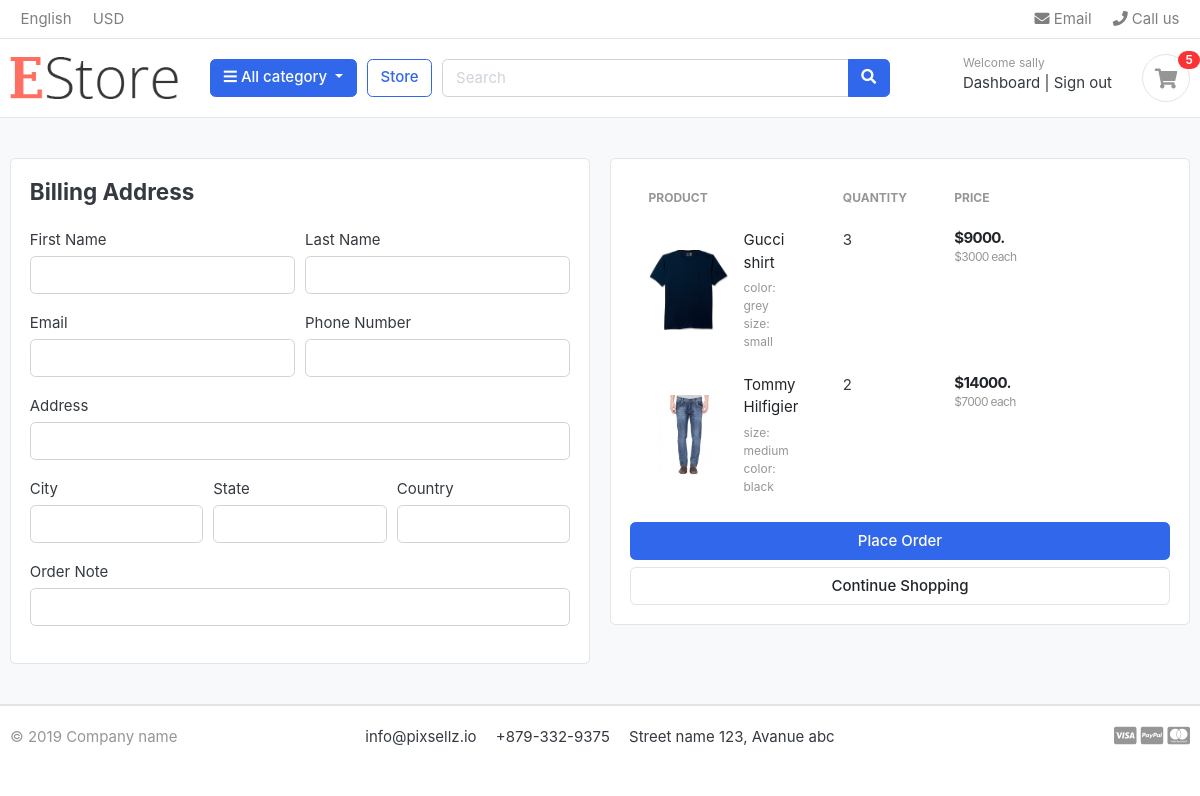
The app's page /cart/checkout/ (signed in) with its own data.
### accounts/models.py (models this page shows, shortened)
class Account(AbstractBaseUser, PermissionsMixin):
    first_name= models.CharField(max_length=50)
    last_name= models.CharField(max_length=50)
    username= models.CharField(max_length=50, unique=True)
    email= models.EmailField(max_length=100, unique=True)
    phone_number= models.CharField(max_length=50)
    date_joined=models.DateTimeField(auto_now_add=True)
    last_login=models.DateTimeField(auto_now_add=True)
    is_admin = models.BooleanField(default=False)
    is_staff = models.BooleanField(default=False)
    is_active = models.BooleanField(default=False)
    is_superadmin = models.BooleanField(default=False)
    USERNAME_FIELD="email"
    REQUIRED_FIELDS=['username','first_name','last_name']
    objects=MyAccountManager()

### cart/models.py (models this page shows, shortened)
class Cart_item(models.Model):
    user=models.ForeignKey(Account, on_delete=models.CASCADE, null=True)
    product=models.ForeignKey(Product, on_delete=models.CASCADE)
    variation=models.ManyToManyField(Variation, blank=True)
    cart=models.ForeignKey(Cart, on_delete=models.CASCADE, null=True)
    quantity=models.IntegerField()
    is_active=models.BooleanField(default=True)
    def sub_total(self):
        return self.product.price*self.quantity

### store/models.py (models this page shows, shortened)
class Product(models.Model):
    product_name = models.CharField(max_length=200, unique=True)
    slug= models.SlugField(max_length=200, unique=True)
    description = models.TextField(blank=True)
    price=models.IntegerField()
    images=models.ImageField(upload_to='photos/products')
    stock=models.IntegerField()
    is_available=models.BooleanField(default=True)
    category= models.ForeignKey(Category, on_delete=models.CASCADE)
    created_date=models.DateTimeField(auto_now_add=True)
    modified_date=models.DateField(auto_now=True)
    def get_url(self):
        return reverse ('product_details', args=[self.category.slug,self.slug])

class Variation(models.Model):
    product=models.ForeignKey(Product,on_delete=models.CASCADE)
    variation_category=models.CharField(max_length=500, choices=variation_category_choice)
    variation_value=models.CharField(max_length=60)
    is_active=models.BooleanField(default=True)
    created_date=models.DateTimeField(auto_now_add=True)
    objects=VariationManager()

### cart/views.py (the view)
# urls.py: path('checkout/', check_out, name="checkout"),
@login_required(login_url="signin")
def check_out(request,total=0, quantity=0, cart_item=None):
    try:
        tax=0
        grand_total=0
        if request.user.is_authenticated:
            cart_items=Cart_item.objects.filter(user=request.user, is_active=True)
        else:
            cart=Cart.objects.get(cart_id=_cart_id(request))
            cart_items=Cart_item.objects.filter(cart=cart, is_active=True)
        for cart_item in cart_items:
            total+=cart_item.product.price*cart_item.quantity
            quantity+=cart_item.quantity
        tax=2*total/100
        grand_total=tax+total
    except ObjectDoesNotExist:
        pass
    context={
        'total':total,
        'quantity':quantity,
        'cart_items':cart_items,
        'grand_total':grand_total,
        'tax':tax
    }
    return render(request, 'checkout.html', context)

### cart/context_processor.py (called while the page is built)
def counter(request):
    count=0
    if 'admin' in request.path:
        return {}
    else:
        try:
            cart=Cart.objects.filter(cart_id=_cart_id(request))
            if request.user.is_authenticated:
                print(request.user.is_authenticated)
                cart_items=Cart_item.objects.all().filter(user=request.user)
            else:
                cart_items=Cart_item.objects.all().filter(cart=cart[:1])
            for cart_item in cart_items:
                count+=cart_item.quantity
        except ObjectDoesNotExist:
            count=0
        return dict(count=count)

### cart/views.py (called while the page is built)
def _cart_id(request):
    cart = request.session.session_key
    if not cart:
        cart = request.session.create()
    return cart

### category/context_processors.py (called while the page is built)
def menu_links(request):
    links=Category.objects.all()
    return dict(links=links)

### category/models.py (called while the page is built)
    def get_url(self):
        return reverse ('store_category', args=[self.slug])

### templates/checkout.html (shortened to what this page needs)
{% extends 'base.html' %}
{% block content %}
{% load static %}
<section class="section-content padding-y bg">
<div class="container">
<div class="row">
	<aside class="col-lg-6">
<div class="card">
    <div class="card-body">
        <h4 class="card-title mb-4">Billing Address</h4>
        <form
       method ='POST' action="{% url 'place_order' %}" >
            <div class="form-row">
                <div class="col form-group">
                    <label for="">First Name</label>
                    <input type="text" name="first_name" class="form-control">
                </div>
                 <div class="col form-group">
                    <label for="">Last Name</label>
                    <input type="text" name="last_name" class="form-control">
                </div>
            </div>
            <div class="form-row">
                <div class="col form-group">
                    <label for="">Email</label>
                    <input type="email" name="email" class="form-control">
                </div>
                 <div class="col form-group">
                    <label for="">Phone Number</label>
                    <input type="text" name="phone" class="form-control">
                </div>
            </div>
            <div class="form-row">
                <div class="col form-group">
                    <label for="">Address </label>
                    <input type="text" name="address" class="form-control">
                </div>
            </div>
            <div class="form-row">
                <div class="col form-group">
                    <label for="">City</label>
                    <input type="text" name="city" class="form-control">
                </div>
                 <div class="col form-group">
                    <label for="">State</label>
                    <input type="text" name="state" class="form-control" required>
                </div>
                <div class="col form-group">
                    <label for="">Country</label>
                    <input type="text" name="country" class="form-control" required>
                </div>
            </div>
            <div class="form-row">
                <div class="col form-group">
                    <label for="">Order Note</label>
                    <input type="text" name="order_note" class="form-control">
                </div>
            </div>
    </div>
</div>
	</aside>
	<aside class="col-lg-6">
		<div class="card">
		<div class="card-body">
        <table class="table table-borderless table-shopping-cart">
<thead class="text-muted">
<tr class="small text-uppercase">
  <th scope="col">Product</th>
  <th scope="col" width="120">Quantity</th>
  <th scope="col" width="120">Price</th>
  <th scope="col" class="text-right" width="200"> </th>
</tr>
</thead>
<tbody>
{% for cart_item in cart_items%}
<tr>
	<td>
		<figure class="itemside align-items-center">
			<div class="aside"><img src="{{cart_item.product.images.url}}" class="img-sm"></div>
			<figcaption class="info">
				<a href="{{cart_item.product.get_url}}" class="title text-dark">{{ cart_item.product.product_name }}</a>
				{% if cart_item.variation.all %}
				{% for item in cart_item.variation.all %}
				<p class="text-muted small">{{item.variation_category}}: {{item.variation_value}}<br> </p>
				{% endfor %}
				{% endif %}
			</figcaption>
		</figure>
	</td>
	<td>
    <label for="">{{cart_item.quantity}}</label>
	</td>
	<td>
		<div class="price-wrap">
			<var class="price">${{cart_item.sub_total}}.</var>
			<small class="text-muted"> ${{cart_item.product.price}} each </small>
		</div>
	</td>
</tr>
{% endfor %}
</tbody>
</table>
            <button type="submit" name="submit" class="btn btn-primary btn-block">Place Order</button>
            <a href="{% url 'store' %}" name="submit" class="btn btn-light btn-block">Continue Shopping</a>
		</div>
		</div>
</aside>
</div>
</div>
</section>
</body>
</html>
{% endblock %}

### templates/includes/navbar.html (shortened to what this page needs)
{% load static %}
<header class="section-header">
<nav class="navbar p-md-0 navbar-expand-sm navbar-light border-bottom">
<div class="container">
  <div class="collapse navbar-collapse" id="navbarTop4">
    <ul class="navbar-nav mr-auto">
    	<li class="nav-item dropdown">
		 	<a href="#" class="nav-link">   English </a>
		</li>
		<li class="nav-item dropdown">
			<a href="#" class="nav-link"> USD </a>
		</li>
    </ul>
    <ul class="navbar-nav">
		<li><a href="#" class="nav-link"> <i class="fa fa-envelope"></i> Email </a></li>
		<li><a href="#" class="nav-link"> <i class="fa fa-phone"></i> Call us </a></li>
	</ul>
  </div>
</div>
</nav>
<section class="header-main border-bottom">
	<div class="container">
<div class="row align-items-center">
	<div class="col-lg-2 col-md-3 col-6">
		<a href="{% url 'home' %}" class="brand-wrap">
			<img class="logo" src="{% static './images/hi.png' %}">
		</a>
	</div>
	<div class="col-lg col-sm col-md col-6 flex-grow-0">
		<div class="category-wrap dropdown d-inline-block float-right">
			<button type="button" class="btn btn-primary dropdown-toggle" data-toggle="dropdown">
				<i class="fa fa-bars"></i> All category
			</button>
		</div>
	</div>
	<a href="{% url 'store' %}" class="btn btn-outline-primary">Store</a>
	<div class="col-lg  col-md-6 col-sm-12 col">
		<form action="{% url 'search' %}" class="search">
			<div class="input-group w-100">
			    <input type="text" class="form-control" style="width:60%;" placeholder="Search" name='keyword'>
			    <div class="input-group-append">
			      <button class="btn btn-primary" type="submit">
			        <i class="fa fa-search"></i>
			      </button>
			    </div>
		    </div>
		</form>
	</div>
	<div class="col-lg-3 col-sm-6 col-8 order-2 order-lg-3">
				<div class="d-flex justify-content-end mb-3 mb-lg-0">
				{% if user.id is None %}
					<div class="widget-header">
						<small class="title text-muted">Welcome guest!</small>
						<div>
							<a href="{% url 'signin' %}">Sign in</a> <span class="dark-transp"> | </span>
							<a href="{% url 'register' %}"> Register</a>
						</div>
					</div>
					{% else %}
					<div class="widget-header">
						<small class="title text-muted">Welcome {{user.first_name}}</small>
						<div>
							<a href="{% url 'dashboard' %}">Dashboard</a> <span class="dark-transp"> | </span>
							<a href="{% url 'logout' %}">Sign out</a>
						</div>
					</div>
					{% endif %}
					<a href="{% url 'cart' %}" class="widget-header pl-3 ml-3">
						<div class="icon icon-sm rounded-circle border"><i class="fa fa-shopping-cart"></i></div>
						<span class="badge badge-pill badge-danger notify">{{count}}</span>
					</a>
				</div>
			</div>
</div>
	</div>
</section>
</header>

### static/css/ui.css (style rules this page uses)
html { font-family: "Inter", sans-serif; font-size: 15px; }
.price-wrap { letter-spacing: -0.7px; }
.icon-xs, .icon-sm, .icon-md, .icon-lg { display: inline-block; text-align: center; flex-shrink: 0; flex-grow: 0; }
.icon-sm { width: 48px; height: 48px; line-height: 48px !important; font-size: 20px; }
.img-xs, .img-sm, .img-md, .img-lg { -o-object-fit: cover; object-fit: cover; flex-shrink: 0; flex-grow: 0; }
.img-sm { width: 80px; height: 80px; }
.padding-y { padding-top: 40px; padding-bottom: 40px; }
var { font-style: normal; }
figure { margin-bottom: 0; }
article:after, .form-group:after { display: block; clear: both; content: ""; }
.bg { background-color: #f8f9fa; }
p:last-child { margin-bottom: 0; }
.header-main { position: relative; padding-top: 1rem; padding-bottom: 1rem; }
.brand-wrap .logo, .navbar-brand .logo { margin-right: 7px; max-height: 42px; display: inline-block; }
.widget-header { display: inline-block; vertical-align: middle; position: relative; }
.widget-header a { color: #343a40; }
.widget-header i { color: #969696; }
.widget-header .title { display: block; }
.widget-header .notify { position: absolute; top: -3px; right: -10px; }
.btn-light { background-color: #fff; border-color: #e4e4e4; }
.itemside { position: relative; display: flex; width: 100%; }
.itemside .aside { position: relative; flex-shrink: 0; }
.itemside .info { padding-left: 15px; padding-right: 7px; }
.itemside p { margin-bottom: 0; }
.itemside .title { display: block; margin-bottom: 5px; color: #212529; }
.notify { position: absolute; top: -4px; right: -10px; display: inline-block; padding: 0.25em 0.6em; font-size: 12px; line-height: 1; text-align: center; border-radius: 3rem; color: #fff; background-color: #fa3434; }
.price { font-weight: 600; color: #212529; }
.table-shopping-cart.table td, .table-shopping-cart.table th { padding-left: 1.25rem; padding-right: 1.25rem; }
.table-shopping-cart .price-wrap { line-height: 1.2; }
.table-shopping-cart .price { font-weight: bold; margin-right: 5px; display: block; }

### records on screen
Account: first_name "sally"
Cart_item: product.images (picture), product.product_name "Gucci shirt", quantity "3", sub_total "9000", product.price "3000"
Variation: variation_category "color", variation_value "grey"
Variation: variation_category "size", variation_value "small"
Cart_item: product.images (picture), product.product_name "Tommy Hilfigier", quantity "2", sub_total "14000", product.price "7000"
Variation: variation_category "size", variation_value "medium"
Variation: variation_category "color", variation_value "black"

### other values on screen
{{ count }} "5"
